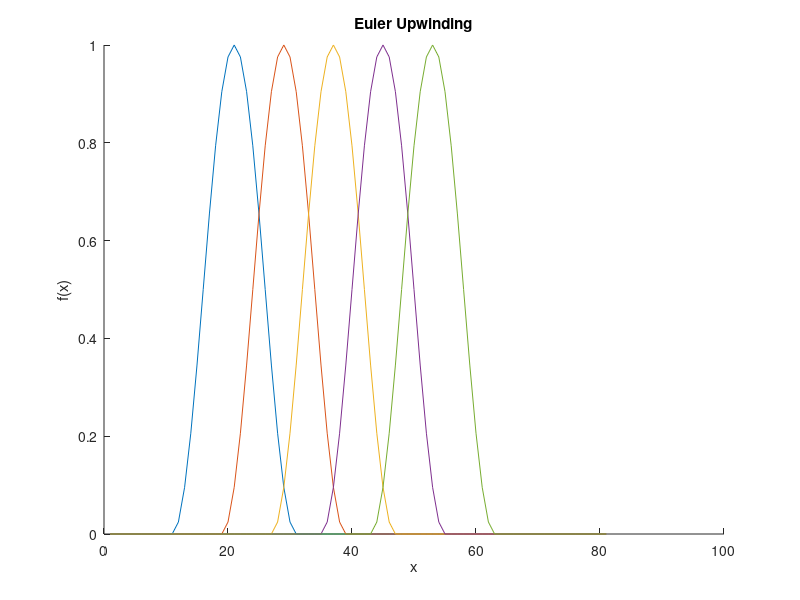
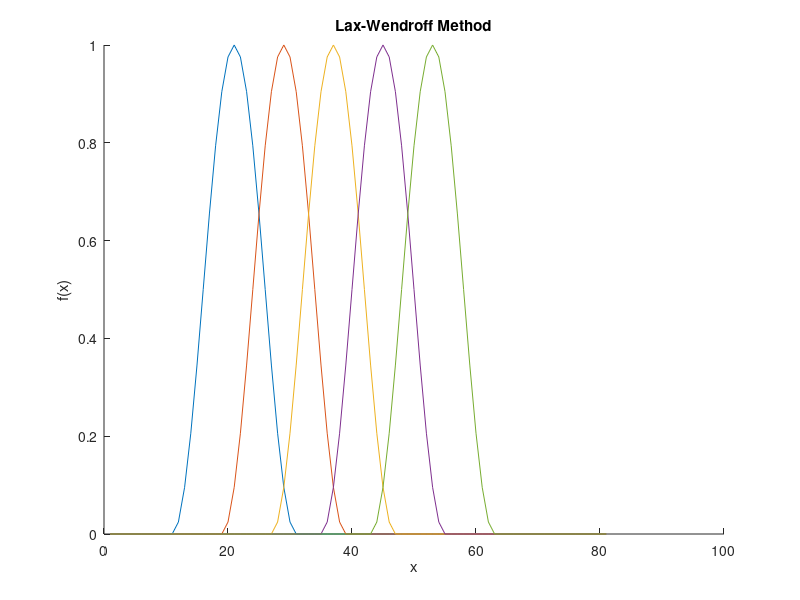

Reproduce these figures in MATLAB, in order.
clear all
close all

M = csvread("out_waveeqn_EU.csv");
N = csvread("out_waveeqn_LW.csv");

dt = 10/length(M);
X = 1:1:length(M(1,:));
plotRes = 0.1;
plotSamples = 5
steps = round(plotRes/dt);

figure(1);
title("Euler Upwinding");
xlabel("x");
ylabel("f(x)");

figure(2);
title("Lax-Wendroff Method");
xlabel("x");
ylabel("f(x)");

for i=1:steps:5*steps
   figure(1);
   hold on;
   plot(X,M(i,:));
   figure(2);
   hold on
   plot(X,N(i,:));
   pause(0.01);
end